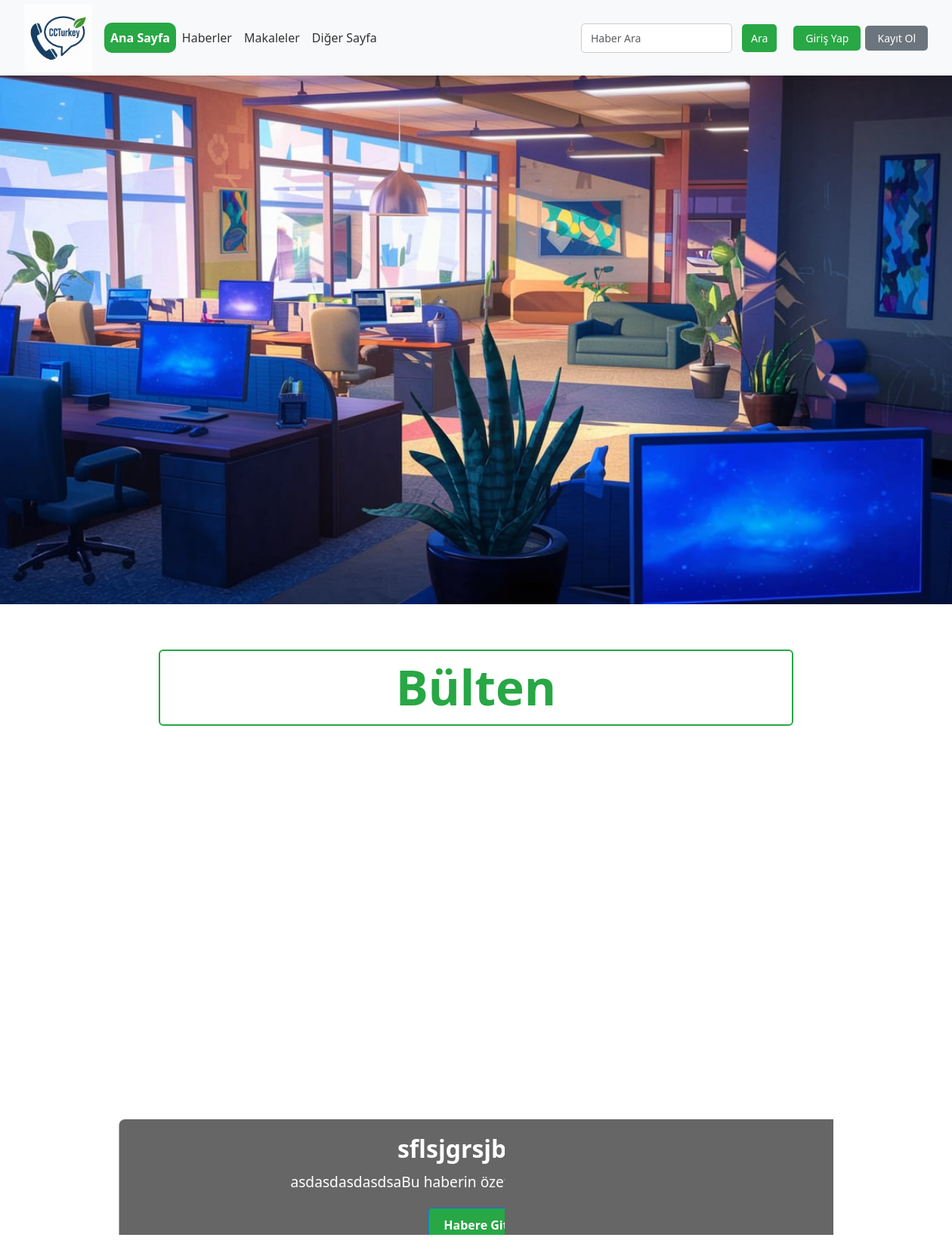
Before: / with the older database file.
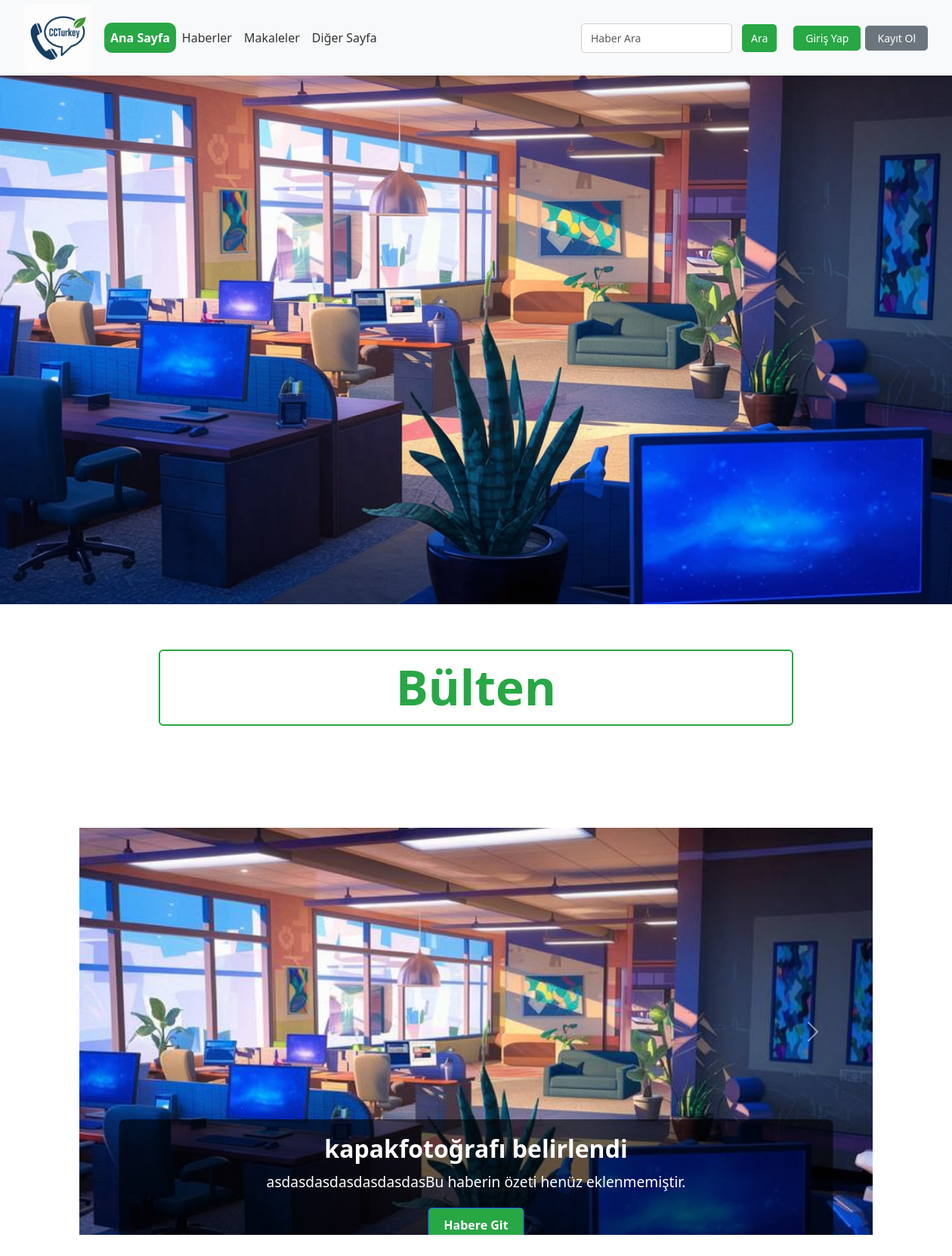
After: the same page with the newer database file.
### news/models.py (models this page shows, shortened)
class News(models.Model):
    title = models.CharField(max_length=255)
    summary = models.TextField(default="Bu haberin özeti henüz eklenmemiştir.")
    content = models.TextField()
    image = models.ImageField(upload_to='news_images/')
    created_at = models.DateTimeField(auto_now_add=True)

### news/views.py (the view)
# urls.py: 2. Add a URL to urlpatterns:  path('', views.home, name='home')
def home(request):
    news_list = News.objects.all().order_by('-created_at')[:5]
    return render(request, 'news/home.html', {'news_list': news_list})

### news/templates/news/home.html (shortened to what this page needs)
{% extends 'base.html' %}
{% load static %}
{% block content %}
<div class="hero-image">
</div>
<h2 class="bulten-haberler">Bülten</h2>
<div class="slider-container">
    <div id="newsSlider" class="carousel slide" data-bs-ride="carousel">
        <div class="carousel-inner">
            {% for news in news_list %}
                <div class="carousel-item {% if forloop.first %}active{% endif %}">
                    <img src="{{ news.image.url }}" class="d-block w-100" alt="{{ news.title }}">
                    <div class="carousel-caption d-none d-md-block">
                        <h5 class="news-title">{{ news.title }}</h5>
                        <p class="news-summary">{{ news.summary }}</p>
                        <a href="{% url 'news_detail' id=news.id %}" class="btn btn-primary">Habere Git</a>
                    </div>
                </div>
            {% endfor %}
        </div>
        <button class="carousel-control-prev" type="button" data-bs-target="#newsSlider" data-bs-slide="prev">
            <span class="carousel-control-prev-icon" aria-hidden="true"></span>
        </button>
        <button class="carousel-control-next" type="button" data-bs-target="#newsSlider" data-bs-slide="next">
            <span class="carousel-control-next-icon" aria-hidden="true"></span>
        </button>
    </div>
</div>
{% endblock %}

### news/templates/base.html (shortened to what this page needs)
{% load static %}
<!DOCTYPE html>
<html lang="en">
<head>
    <link
    href="https://cdn.jsdelivr.net/npm/bootstrap@5.3.0/dist/css/bootstrap.min.css"
    rel="stylesheet"
>
    <link rel="stylesheet" href="{% static 'css/image.css' %}">
    <link rel="stylesheet" href="{% static 'css/card.css' %}">
    <link rel="stylesheet" href="{% static 'css/login_register.css' %}">
    <link rel="stylesheet" href="{% static 'css/register.css' %}">
    <link href="https://cdn.jsdelivr.net/npm/bootstrap@5.3.0-alpha3/dist/css/bootstrap.min.css" rel="stylesheet">
</head>
<body>
<header>
    <nav class="navbar navbar-expand-lg navbar-light bg-light fixed-top">
        <div class="container-fluid">
            <a class="navbar-brand">
                <img src="{% static 'images/logo.png' %}" alt="Logo">
            </a>
            <div class="collapse navbar-collapse" id="navbarNav">
                <ul class="navbar-nav me-auto mb-2 mb-lg-0">
                    <li class="nav-item">
                        <a class="nav-link {% if request.path == '/' %}active{% endif %}" href="{% url 'home' %}">
                            Ana Sayfa
                        </a>
                    </li>
                    <li class="nav-item">
                        <a class="nav-link {% if request.path == '/news/' %}active{% endif %}" href="{% url 'news_list' %}">
                            Haberler
                        </a>
                    </li>
                    <li class="nav-item">
                        <a class="nav-link {% if request.path == '/articles/' %}active{% endif %}" href="{% url 'articles_list' %}">
                            Makaleler
                        </a>
                    </li>
                    <li class="nav-item">
                        <a class="nav-link {% if request.path == '/other/' %}active{% endif %}" href="#">
                            Diğer Sayfa
                        </a>
                    </li>
                </ul>
                <form action="{% url 'search' %}" method="get" class="d-flex me-3 search-form">
                    <input class="form-control me-2" type="search" name="q" placeholder="Haber Ara" aria-label="Search" required>
                    <button class="btn btn-outline-success" type="submit">Ara</button>
                </form>
                <ul class="navbar-nav ml-auto">
                    {% if user.is_authenticated %}
                        <li class="nav-item">
                            <form action="{% url 'logout' %}" method="post" class="d-inline">
                                {% csrf_token %}
                                <button type="submit" class="btn btn-link nav-link">Çıkış Yap</button>
                            </form>
                        </li>
                    {% else %}
                        <li class="nav-item">
                            <a class="btn btn-login" href="{% url 'login' %}">Giriş Yap</a>
                        </li>
                        <li class="nav-item">
                            <a class="btn btn-register" href="{% url 'register' %}">Kayıt Ol</a>
                        </li>
                    {% endif %}
                </ul>
            </div>
        </div>
    </nav>
</header>
<main>
    {% block content %}{% endblock %}
</main>
</body>
</html>

### static/css/card.css (style rules this page uses)
h2::before, h2::after { content: '\f005'; font-family: 'Font Awesome 5 Free'; font-weight: 900; position: absolute; top: 50%; transform: translateY(-50%); font-size: 2.5rem; color: #007bff; }
h2::before { left: -50px; }
h2::after { right: -50px; }

### static/css/login_register.css (style rules this page uses)
body { font-family: Arial, sans-serif; margin: 0; padding: 0; background-color: #f4f4f4; }

### news/templates/base.html (style rules this page uses)
.navbar { background-color: #f8f9fa; padding: 15px 20px; height: 100px; position: fixed; top: 0; left: 0; width: 100%; z-index: 1030; box-shadow: 0 2px 5px rgba(0, 0, 0, 0.1); }
.navbar .navbar-brand img { height: 90px; width: auto; }
body { margin-top: 100px; }
.navbar-nav .nav-link { font-size: 18px; color: #333; transition: color 0.3s ease, background-color 0.3s ease; padding: 8px 12px; }
.navbar-nav.ml-auto .btn-login, .navbar-nav.ml-auto .btn-register { font-size: 14px; padding: 5px 15px; border-radius: 5px; margin-left: 6px; }
.navbar-nav.ml-auto .btn-login { background-color: #28a745; color: #fff; }
.navbar-nav.ml-auto .btn-register { background-color: #6c757d; color: #fff; }
.navbar .search-form { display: flex; align-items: center; margin-right: 10px; }
.navbar .search-form input[type="search"] { padding: 8px 12px; font-size: 14px; border: 1px solid #ccc; border-radius: 5px; width: 200px; }
.navbar .search-form button { padding: 8px 12px; font-size: 14px; background-color: #28a745; color: #fff; border: none; border-radius: 5px; margin-left: 5px; }
.navbar-nav .nav-link { font-size: 16px; color: #333; padding: 8px 12px; transition: color 0.3s ease, background-color 0.3s ease; }
.navbar-nav .nav-link:hover, .navbar-nav .nav-link.active { color: #ffffff !important; background-color: #28a745; border-radius: 10px; font-weight: bold; }

Changed rows visible on the page:
removed News: image (picture), title "sflsjgrsjbkfm", summary "asdasdasdasdsaBu haberin özeti henüz eklenmemiştir."
added News: image (picture), title "kapakfotoğrafı belirlendi", summary "asdasdasdasdasdasdasBu haberin özeti henüz eklenmemiştir."
